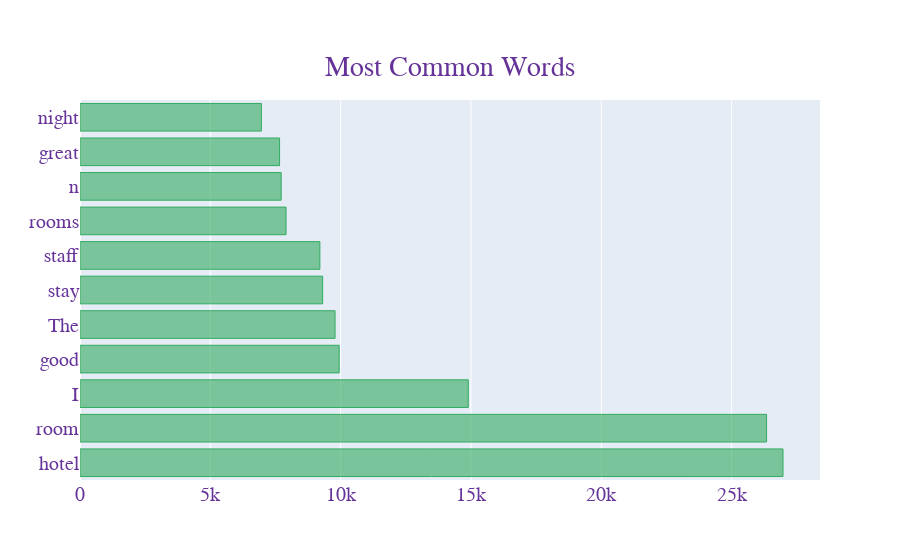

The cell this chart's notebook holds for it:
### Markdown cell above
# Most Common Words

### Code cell
from collections import Counter, defaultdict

texts = df['tokenized_review']
new = texts.str.split()
new = new.values.tolist()
corpus = [word for i in new for word in i]
counter = Counter(corpus)
most = counter.most_common()
x, y = [], []

for word, count in most[:30]:
    if word not in stopWords_nltk:
        x.append(word)
        y.append(count)

fig = go.Figure(go.Bar(
            x=y,
            y=x,
            orientation='h',  marker=dict(
        color='rgba(50, 171, 96, 0.6)',
        line=dict(
            color='rgba(50, 171, 96, 1.0)',
            width=1),
    ),
    name='Most common Word',))

fig.update_layout( title={
        'text': "Most Common Words",
        'y':0.9,
        'x':0.5,
        'xanchor': 'center',
        'yanchor': 'top'}, font=dict(
        family="Courier New, monospace",
        size=20,
        color="RebeccaPurple"
    ))
fig.show()

### Figure 1 — Plotly figure (JSON) as saved in the notebook; plotly's stock layout.template omitted (floating-point values rounded to 4 significant figures)
{"data": [{"marker": {"color": "rgba(50, 171, 96, 0.6)", "line": {"color": "rgba(50, 171, 96, 1.0)", "width": 1}}, "name": "Most common Word", "orientation": "h", "x": [26971, 26340, 14897, 9944, 9786, 9310, 9203, 7905, 7719, 7657, 6958], "y": ["hotel", "room", "I", "good", "The", "stay", "staff", "rooms", "n", "great", "night"], "type": "bar"}], "layout": {"title": {"text": "Most Common Words", "y": 0.9, "x": 0.5, "xanchor": "center", "yanchor": "top"}, "font": {"family": "Courier New, monospace", "size": 20, "color": "RebeccaPurple"}}}
